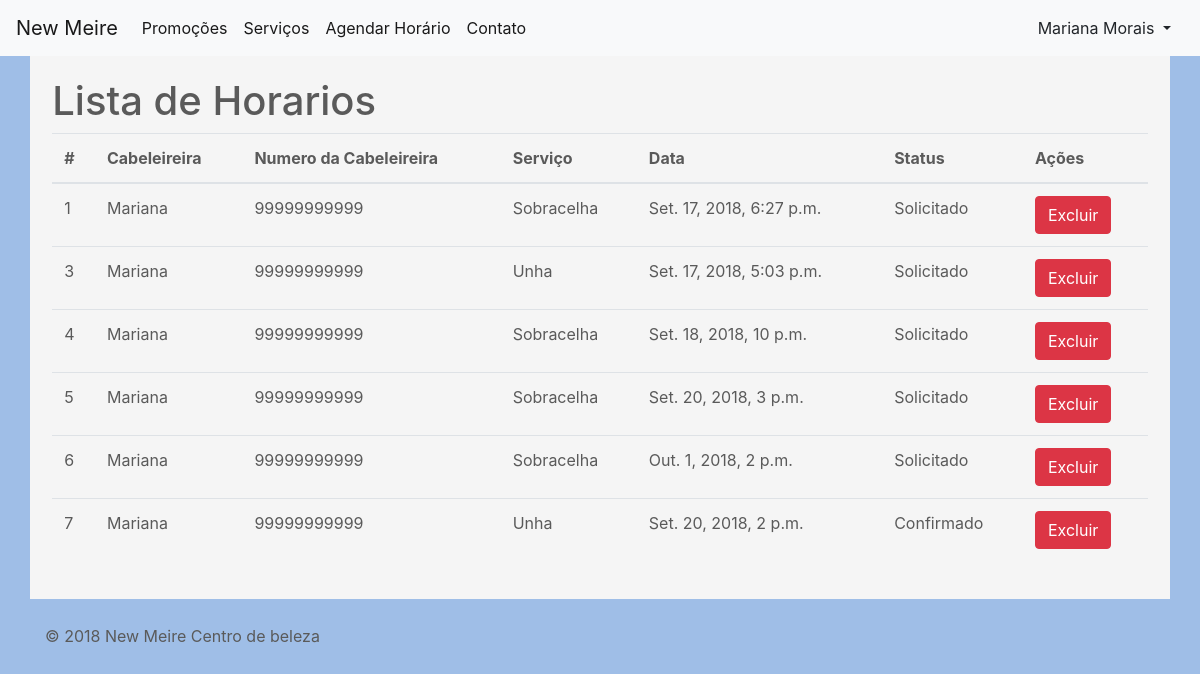
/agenda/lista/ (signed in), run on the app's committed database.
### Agendar_horario/models.py (models this page shows, shortened)
class Agendar(models.Model):
    STATUS_CHOICES = (
        ('SO', 'Solicitado'),
        ('CO', 'Confirmado'),
        ('EA', 'Em Andamento'),
        ('C', 'Concluido'),
    )
    usuario = models.ForeignKey(User, on_delete=models.CASCADE)
    cliente = models.ForeignKey(Usuario, on_delete=models.CASCADE)
    cabeleireira_servico = models.ForeignKey(Cabeleireira_Servico, on_delete=models.CASCADE)
    data = models.DateTimeField(auto_now=False, auto_now_add=False, unique=True, blank=False)
    status = models.CharField(verbose_name='Status', max_length=2, choices=STATUS_CHOICES, default='SO')

### cabeleireira/models.py (models this page shows, shortened)
class Cabeleireira_Servico(models.Model):
    cabeleireira = models.ForeignKey (Cabeleireira, on_delete=models.CASCADE)
    servico = models.OneToOneField (Servico, on_delete=models.CASCADE)

class Cabeleireira(models.Model):
    nome = models.CharField(max_length=200, verbose_name= 'Nome', blank=False)
    numero = models.CharField(max_length=11, verbose_name='Numero de telefone', blank=False)
    trabalhos_realizados = models.IntegerField(verbose_name='Trabalhos realizadaos', default=0, blank=True)

### Servico/models.py (models this page shows, shortened)
class Servico(models.Model):
    TIPO_CHOICES = (
        ('M', 'Manicure'),
        ('P', 'Pédicure'),
        ('C', 'Cabelo'),
        ('S', 'Sobrancelha'),
        ('MA', 'Maquiagem'),
    )
    servico = models.CharField(max_length=100, verbose_name= 'Servico', blank=False)
    valor_minimo = models.CharField(max_length=4, verbose_name='Valor_minimo', blank=False)
    valor_maximo = models.CharField(max_length=4, verbose_name='Valor_maximo', blank=False)
    tipo = models.CharField(verbose_name='Tipo', max_length=2, choices=TIPO_CHOICES, blank=False)
    imagem = models.CharField(verbose_name='Imagem', max_length=1000, blank=True)
    descrição = models.TextField(verbose_name='Descrição', blank=True)
    desconto = models.BooleanField(verbose_name='Desconto', default=False, blank=True)
    valor_desconto = models.IntegerField(verbose_name='Valor Desconto', default=0, blank=True)

### Agendar_horario/views.py (the view)
@login_required
def lista_agenda(request):
    if request.user.is_superuser:
        agenda = Agendar.objects.filter(status='SO')
        return render(request, 'lista_horarios.html', {'agenda': agenda})
    else:
        usuarios = Usuario.objects.all()
        for usuario in usuarios:
            if usuario.user == request.user:
                u = usuario
        agenda = Agendar.objects.filter(cliente=u)
        return render(request, 'lista_horarios.html', {'agenda': agenda})

### Agendar_horario/templates/lista_horarios.html (shortened to what this page needs)
{% extends "index.html" %}
{% block Body %}
{% if user.is_authenticated %}
<div class="row" style="padding: 2%;">
        <h1>Lista de Horarios</h1>
        {% if agenda %}
            <table class="table">
                <thead>
                    <tr>
                        <th>#</th>
                        <th>Cabeleireira</th>
                        {% if not user.is_superuser %}
                        <th>Numero da Cabeleireira</th>
                        {% endif %}
                        <th>Serviço</th>
                        <th>Data</th>
                        <th>Status</th>
                        <th colspan="1">Ações</th>
                    </tr>
                </thead>
                <tbody>
                    {% for a in agenda %}
                        <tr>
                            <td>{{a.id}}</td>
                            <td>{{a.cabeleireira_servico.cabeleireira.nome}}</td>
                            {% if not user.is_superuser %}
                            <td>{{a.cabeleireira_servico.cabeleireira.numero}}</td>
                            {% endif %}
                            <td>{{a.cabeleireira_servico.servico.servico}}</td>
                            <td>{{a.data}}</td>
                            <td>{{a.get_status_display}}</td>
                            <td><a href="#" class="btn btn-danger">Excluir</a></td>
                        </tr>
                    {% endfor %}
                </tbody>
            </table>
        {% else %}
            <div class="alert alert-info">
                <p>Ainda não recebeu nenhuma mensagem!</p>
            </div>
        {% endif %}
    </div>
</div>
{% endif %}
{% endblock Body %}

### core/templates/index.html (shortened to what this page needs)
{% load staticfiles %}
<!DOCTYPE HTML>
<html lang="pt">
<head>
    <link href="{% static "css/bootstrap.min.css" %}" rel="stylesheet">
    <link href="{% static "css/carousel.css" %}" rel="stylesheet">
    <link href="{% static "css/estilo-proprio.css" %}" rel="stylesheet">
</head>
<body>
    {% if user.is_authenticated %} {% if user.is_superuser %}
    <nav class="navbar navbar-expand-lg navbar-light bg-light fixed-top">
        <a class="navbar-brand" href="{% url 'core' %}">New Meire</a>
        <button class="navbar-toggler" type="button" data-toggle="collapse" data-target="#navbarsExampleDefault"
            aria-controls="navbarsExampleDefault" aria-expanded="false" aria-label="Toggle navigation">
            <span class="navbar-toggler-icon"></span>
        </button>
        <div class="collapse navbar-collapse" id="navbarsExampleDefault">
            <ul class="navbar-nav mr-auto">
                <li class="nav-item active">
                    <a class="nav-link" href="{% url 'promoções:lista-promocoes'%}">Promoções</a>
                </li>
                <li class="nav-item active">
                    <a class="nav-link" href="{% url 'servico:lista-servicos'%}">Serviços</a>
                </li>
                <li class="nav-item active">
                    <a class="nav-link" href="{% url 'agenda:lista-horario' %}">Agendar Horário</a>
                </li>
                <li class="nav-item active">
                    <a class="nav-link" href="{% url 'contato'%}">Contato</a>
                </li>
            </ul>
            <div class="btn-group" role="group">
                <button type="button" class="btn btn-light dropdown-toggle" data-toggle="dropdown" aria-haspopup="true"
                    aria-expanded="false">
                    {% if user.is_authenticated %}{{user.get_full_name|default:user.username}}{% endif %}
                </button>
                <div class="dropdown-menu">
                    <a class="dropdown-item" href="{% url 'gerencia' %}">Gerenciar Pagina</a>
                    <a class="dropdown-item" href="{% url 'accounts:change-password' %}">Trocar Senha</a>
                    <div class="dropdown-divider"></div>
                    <a href="{% url 'accounts:user-logout' %}" class="dropdown-item">Logout</a>
                </div>
            </div>
        </div>
    </nav>
    {% else %}
    <nav class="navbar navbar-expand-lg navbar-light bg-light fixed-top">
        <a class="navbar-brand" href="{% url 'core' %}">New Meire</a>
        <div class="collapse navbar-collapse" id="navbarsExampleDefault">
            <ul class="navbar-nav mr-auto">
                <li class="nav-item active">
                    <a class="nav-link" href="{% url 'promoções:lista-promocoes'%}">Promoções</a>
                </li>
                <li class="nav-item active">
                    <a class="nav-link" href="{% url 'servico:lista-servicos'%}">Serviços</a>
                </li>
                <li class="nav-item active">
                    <a class="nav-link" href="{% url 'agenda:lista-horario' %}">Agendar Horário</a>
                </li>
                <li class="nav-item active">
                    <a class="nav-link" href="{% url 'contato'%}">Contato</a>
                </li>
            </ul>
            <div class="btn-group" role="group">
                <button type="button" class="btn btn-light dropdown-toggle" data-toggle="dropdown" aria-haspopup="true"
                    aria-expanded="false">
                    {% if user.is_authenticated %}{{user.get_full_name|default:user.username}}{% endif %}
                </button>
            </div>
        </div>
    </nav>
    {% endif %} {% endif %}
    <div class="container" style="background-color: #f5f5f5; position: relative; bottom:25px;">
        {% block Body %}{% endblock Body %}
    <footer class="container">
        <p>&copy; 2018 New Meire Centro de beleza</p>
    </footer>
</body>
</html>

### core/static/css/carousel.css (style rules this page uses)
body { padding-top: 3rem; padding-bottom: 3rem; color: #5a5a5a; }

### core/static/css/estilo-proprio.css (style rules this page uses)
body { padding-top: 5rem; background-color: #9fbee7; }

### data on the page
Agendar: id "1", cabeleireira_servico.cabeleireira.nome "Mariana", cabeleireira_servico.cabeleireira.numero "99999999999", cabeleireira_servico.servico.servico "Sobracelha", data "Set. 17, 2018, 6:27 p.m.", status "Solicitado"
Agendar: id "3", cabeleireira_servico.cabeleireira.nome "Mariana", cabeleireira_servico.cabeleireira.numero "99999999999", cabeleireira_servico.servico.servico "Unha", data "Set. 17, 2018, 5:03 p.m.", status "Solicitado"
Agendar: id "4", cabeleireira_servico.cabeleireira.nome "Mariana", cabeleireira_servico.cabeleireira.numero "99999999999", cabeleireira_servico.servico.servico "Sobracelha", data "Set. 18, 2018, 10 p.m.", status "Solicitado"
Agendar: id "5", cabeleireira_servico.cabeleireira.nome "Mariana", cabeleireira_servico.cabeleireira.numero "99999999999", cabeleireira_servico.servico.servico "Sobracelha", data "Set. 20, 2018, 3 p.m.", status "Solicitado"
Agendar: id "6", cabeleireira_servico.cabeleireira.nome "Mariana", cabeleireira_servico.cabeleireira.numero "99999999999", cabeleireira_servico.servico.servico "Sobracelha", data "Out. 1, 2018, 2 p.m.", status "Solicitado"
Agendar: id "7", cabeleireira_servico.cabeleireira.nome "Mariana", cabeleireira_servico.cabeleireira.numero "99999999999", cabeleireira_servico.servico.servico "Unha", data "Set. 20, 2018, 2 p.m.", status "Confirmado"

### other printed values
{{ user.get_full_name|default:user.username }} "Mariana Morais"
